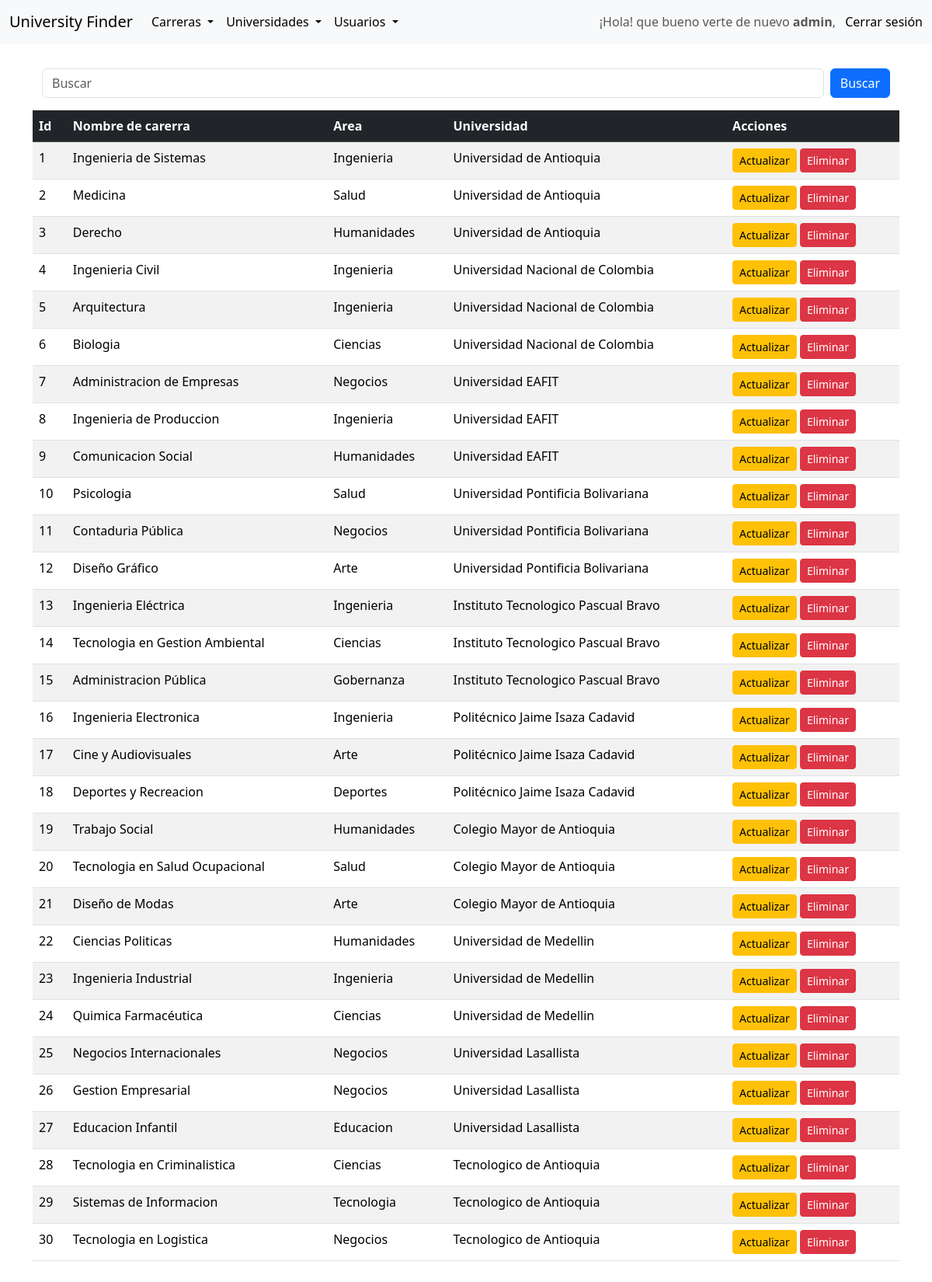
The app's page /career/select (signed in) with its own data.
### tables this page shows
CREATE TABLE careers (
  id INT AUTO_INCREMENT PRIMARY KEY,
  name VARCHAR(100) NOT NULL,
  area VARCHAR(100) NOT NULL,
  university_id INT NOT NULL,
  approx_price DECIMAL(10, 2),
  FOREIGN KEY (university_id) REFERENCES universities(id) ON DELETE CASCADE
);

CREATE TABLE universities (
  id INT AUTO_INCREMENT PRIMARY KEY,
  name VARCHAR(100) NOT NULL,
  city VARCHAR(50) NOT NULL
);

### src/views/career/select.php (the view, shortened to what this page needs)
<?php
require_once __DIR__ . '/../../config/db.php';
$table = 'careers';
$columns = ['careers.id', 'careers.name AS career_name', 'careers.area AS career_area', 'universities.name AS university_name'];
$columns_selected = ['id', 'career_name', 'career_area', 'university_name'];
$columns_show = ['Id', 'Nombre de carerra', 'Area', 'Universidad'];
$search = isset($_GET['search']) ? $_GET['search'] : '';
$sql = "SELECT " . implode(', ', $columns) . "
        FROM $table
        JOIN universities ON careers.university_id = universities.id";
$stmt = $pdo->prepare($sql);
$stmt->execute();
$records = $stmt->fetchAll(PDO::FETCH_ASSOC);
?>
<?php include __DIR__ . '/../headers.php'; ?>
<?php include __DIR__ . '/../navbar.php'; ?>
<div class="container py-3">
    <div class="container-fluid my-3">
        <form method="get" class="d-flex">
            <input
                type="text"
                class="form-control me-2"
                name="search"
                id="search"
                value="<?php echo htmlspecialchars($search); ?>"
                placeholder="Buscar"
            >
            <button type="submit" class="btn btn-primary">Buscar</button>
        </form>
    </div>
    <?php if ($records): ?>
        <table class="table table-striped">
            <thead class="table-dark">
                <tr>
                    <?php foreach ($columns_show as $column): ?>
                        <th scope="col"><?php echo htmlspecialchars(ucfirst($column)); ?></th>
                    <?php endforeach; ?>
                    <th scope="col">Acciones</th>
                </tr>
            </thead>
            <tbody>
                <?php foreach ($records as $record): ?>
                    <tr>
                        <?php foreach ($columns_selected as $column): ?>
                            <td><?php echo htmlspecialchars($record[$column]); ?></td>
                        <?php endforeach; ?>
                        <td>
                            <a href="update?id=<?php echo $record['id']; ?>" class="btn btn-warning btn-sm">Actualizar</a>
                            <a href="delete?id=<?php echo $record['id']; ?>" class="btn btn-danger btn-sm" onclick="return confirm('¿Estás seguro de que deseas eliminar este registro?');">Eliminar</a>
                        </td>
                    </tr>
                <?php endforeach; ?>
            </tbody>
        </table>
    <?php else: ?>
        <div class="alert alert-info" role="alert">
            No se encontraron registros.
        </div>
    <?php endif; ?>
</div>
<?php include __DIR__ . '/../footer.php'; ?>

### records on screen
careers: id "1", name "Ingenieria de Sistemas", area "Ingenieria", university.name "Universidad de Antioquia"
careers: id "2", name "Medicina", area "Salud", university.name "Universidad de Antioquia"
careers: id "3", name "Derecho", area "Humanidades", university.name "Universidad de Antioquia"
careers: id "4", name "Ingenieria Civil", area "Ingenieria", university.name "Universidad Nacional de Colombia"
careers: id "5", name "Arquitectura", area "Ingenieria", university.name "Universidad Nacional de Colombia"
careers: id "6", name "Biologia", area "Ciencias", university.name "Universidad Nacional de Colombia"
careers: id "7", name "Administracion de Empresas", area "Negocios", university.name "Universidad EAFIT"
careers: id "8", name "Ingenieria de Produccion", area "Ingenieria", university.name "Universidad EAFIT"
careers: id "9", name "Comunicacion Social", area "Humanidades", university.name "Universidad EAFIT"
careers: id "10", name "Psicologia", area "Salud", university.name "Universidad Pontificia Bolivariana"
careers: id "11", name "Contaduria Pública", area "Negocios", university.name "Universidad Pontificia Bolivariana"
careers: id "12", name "Diseño Gráfico", area "Arte", university.name "Universidad Pontificia Bolivariana"
careers: id "13", name "Ingenieria Eléctrica", area "Ingenieria", university.name "Instituto Tecnologico Pascual Bravo"
careers: id "14", name "Tecnologia en Gestion Ambiental", area "Ciencias", university.name "Instituto Tecnologico Pascual Bravo"
careers: id "15", name "Administracion Pública", area "Gobernanza", university.name "Instituto Tecnologico Pascual Bravo"
careers: id "16", name "Ingenieria Electronica", area "Ingenieria", university.name "Politécnico Jaime Isaza Cadavid"
careers: id "17", name "Cine y Audiovisuales", area "Arte", university.name "Politécnico Jaime Isaza Cadavid"
careers: id "18", name "Deportes y Recreacion", area "Deportes", university.name "Politécnico Jaime Isaza Cadavid"
careers: id "19", name "Trabajo Social", area "Humanidades", university.name "Colegio Mayor de Antioquia"
careers: id "20", name "Tecnologia en Salud Ocupacional", area "Salud", university.name "Colegio Mayor de Antioquia"
careers: id "21", name "Diseño de Modas", area "Arte", university.name "Colegio Mayor de Antioquia"
careers: id "22", name "Ciencias Politicas", area "Humanidades", university.name "Universidad de Medellin"
careers: id "23", name "Ingenieria Industrial", area "Ingenieria", university.name "Universidad de Medellin"
careers: id "24", name "Quimica Farmacéutica", area "Ciencias", university.name "Universidad de Medellin"
careers: id "25", name "Negocios Internacionales", area "Negocios", university.name "Universidad Lasallista"
careers: id "26", name "Gestion Empresarial", area "Negocios", university.name "Universidad Lasallista"
careers: id "27", name "Educacion Infantil", area "Educacion", university.name "Universidad Lasallista"
careers: id "28", name "Tecnologia en Criminalistica", area "Ciencias", university.name "Tecnologico de Antioquia"
careers: id "29", name "Sistemas de Informacion", area "Tecnologia", university.name "Tecnologico de Antioquia"
careers: id "30", name "Tecnologia en Logistica", area "Negocios", university.name "Tecnologico de Antioquia"

### other values on screen
$_SESSION['username'] "admin"
$column "Id"
$column "Nombre de carerra"
$column "Area"
$column "Universidad"
